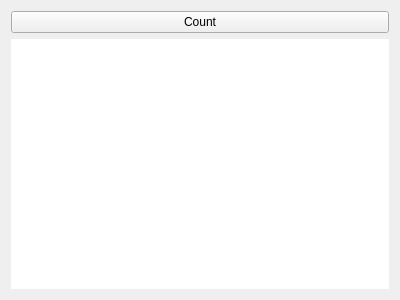
<?xml version="1.0" encoding="UTF-8"?>
<ui version="4.0">
 <class>GuiTemplateWidget</class>
 <widget class="QWidget" name="GuiTemplateWidget">
  <property name="geometry">
   <rect>
    <x>0</x>
    <y>0</y>
    <width>400</width>
    <height>300</height>
   </rect>
  </property>
  <property name="windowTitle">
   <string>Form</string>
  </property>
  <layout class="QVBoxLayout" name="verticalLayout">
   <item>
    <widget class="QPushButton" name="countButton">
     <property name="text">
      <string>Count</string>
     </property>
    </widget>
   </item>
   <item>
    <widget class="QPlainTextEdit" name="plainTextEdit">
     <property name="frameShape">
      <enum>QFrame::NoFrame</enum>
     </property>
    </widget>
   </item>
  </layout>
 </widget>
 <resources/>
 <connections/>
</ui>
